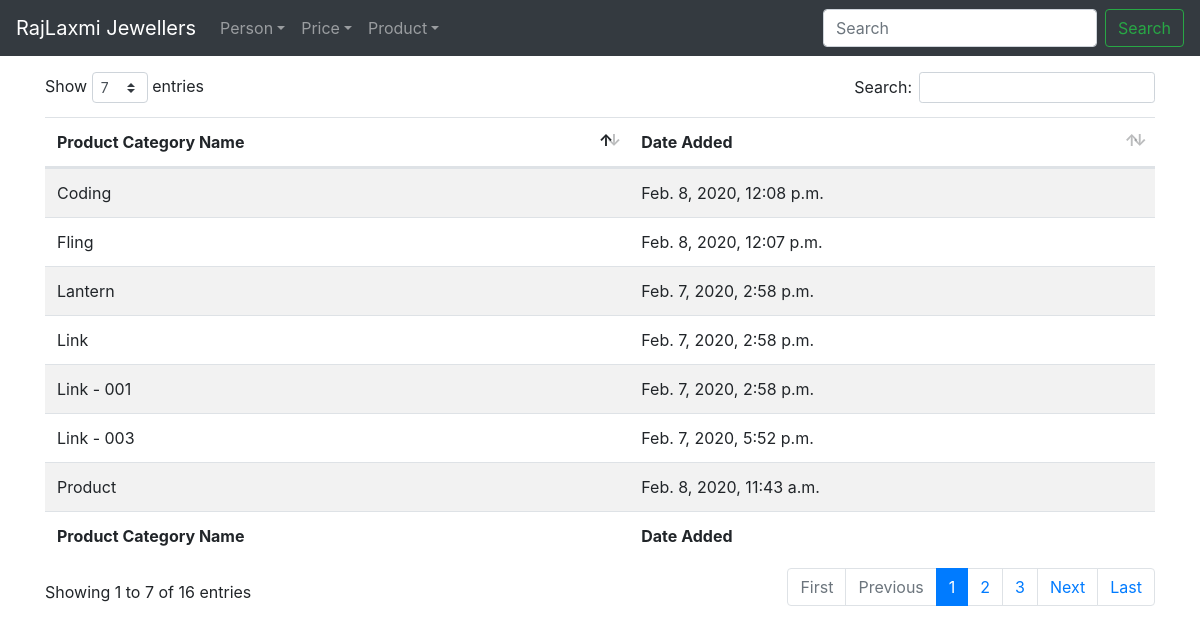
The page /product/category/list/ on the database as committed earlier.
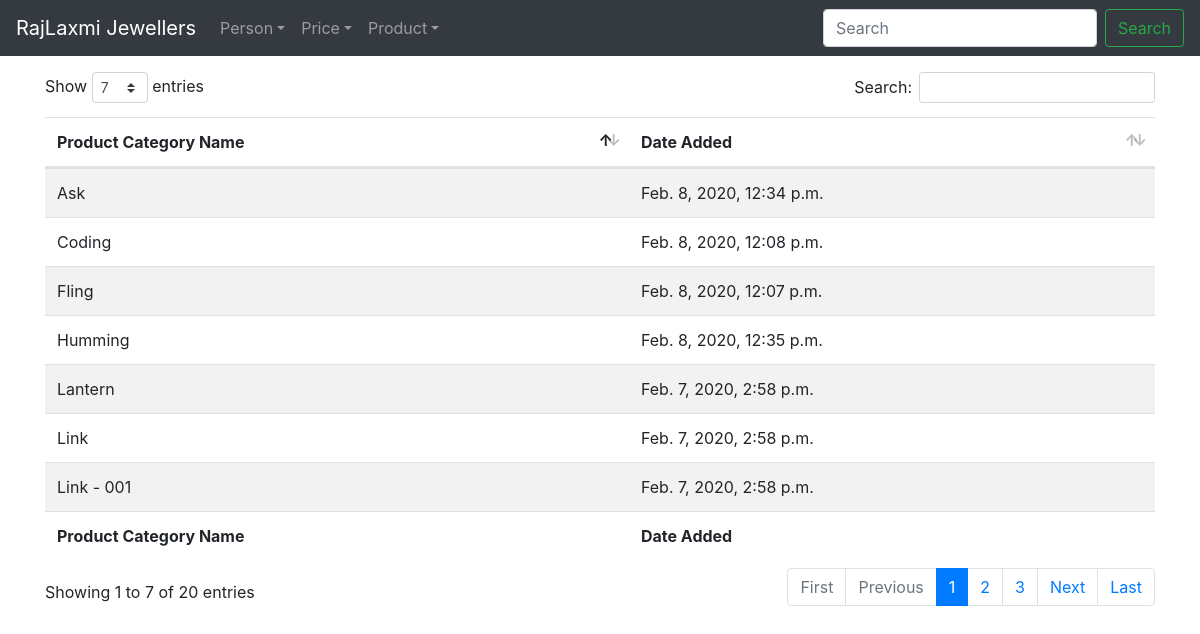
The same page on the database as committed later.
### product/models.py (models this page shows, shortened)
class ProductCategory(models.Model):
	p_category = RegexValidator(regex="^([A-Za-z0-9\-\ ]+)$",
								message="Only Letters, Numbers and Hyphen(-) Allowed")
	product_category = models.CharField(max_length=50, unique=True,
										validators=[p_category,
													MinLengthValidator(limit_value=3),
													MaxLengthValidator(limit_value=50), ])
	date_added = models.DateTimeField(auto_now_add=True)

### product/views.py (the view)
# urls.py: path("category/list/", ListProductCategoryView.as_view(), name="product-category-list"),
class ListProductCategoryView(ListView):
	model = ProductCategory

### product/templates/product/productcategory_list.html (shortened to what this page needs)
{% extends "base.html" %}
{% block content %}
<table id="product_category_table" class="table table-hover table-striped" style="width:100%">
	<thead>
		<tr>
			<th>Product Category Name</th>
			<th>Date Added</th>
		</tr>
	</thead>
	<tbody>
		{% for p_category in object_list %}
			<tr>
				<td>{{ p_category.product_category }}</td>
				<td>{{ p_category.date_added }}</td>
			</tr>
		{% endfor %}
	</tbody>
	<tfoot>
		<tr>
			<th>Product Category Name</th>
			<th>Date Added</th>
		</tr>
	</tfoot>
</table>
{% endblock content %}

Rows that differ between the two databases and show on the page:
no longer on this page (row unchanged): ProductCategory: product_category "Link - 003", date_added "Feb. 7, 2020, 5:52 p.m."
no longer on this page (row unchanged): ProductCategory: product_category "Product", date_added "Feb. 8, 2020, 11:43 a.m."
added ProductCategory: product_category "Ask", date_added "Feb. 8, 2020, 12:34 p.m."
added ProductCategory: product_category "Humming", date_added "Feb. 8, 2020, 12:35 p.m."
Other text that changed with them:
text written by a page script: "Show entries Search: Showing 1 to 7 of 16 entries First Previous 1 2 3 Next Last" → "Show entries Search: Showing 1 to 7 of 20 entries First Previous 1 2 3 Next Last"
